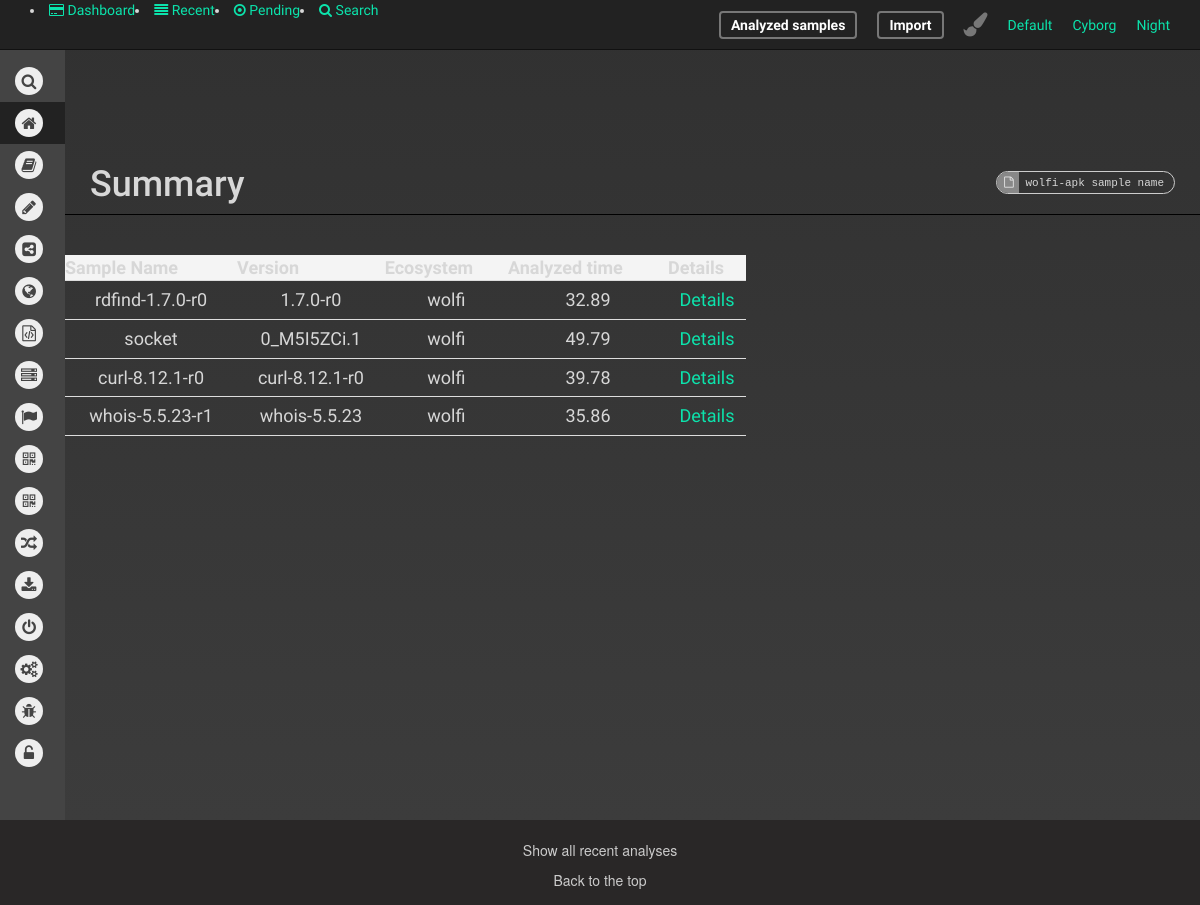
Before: /package-analysis/analyzed_samples/ with the older database file.
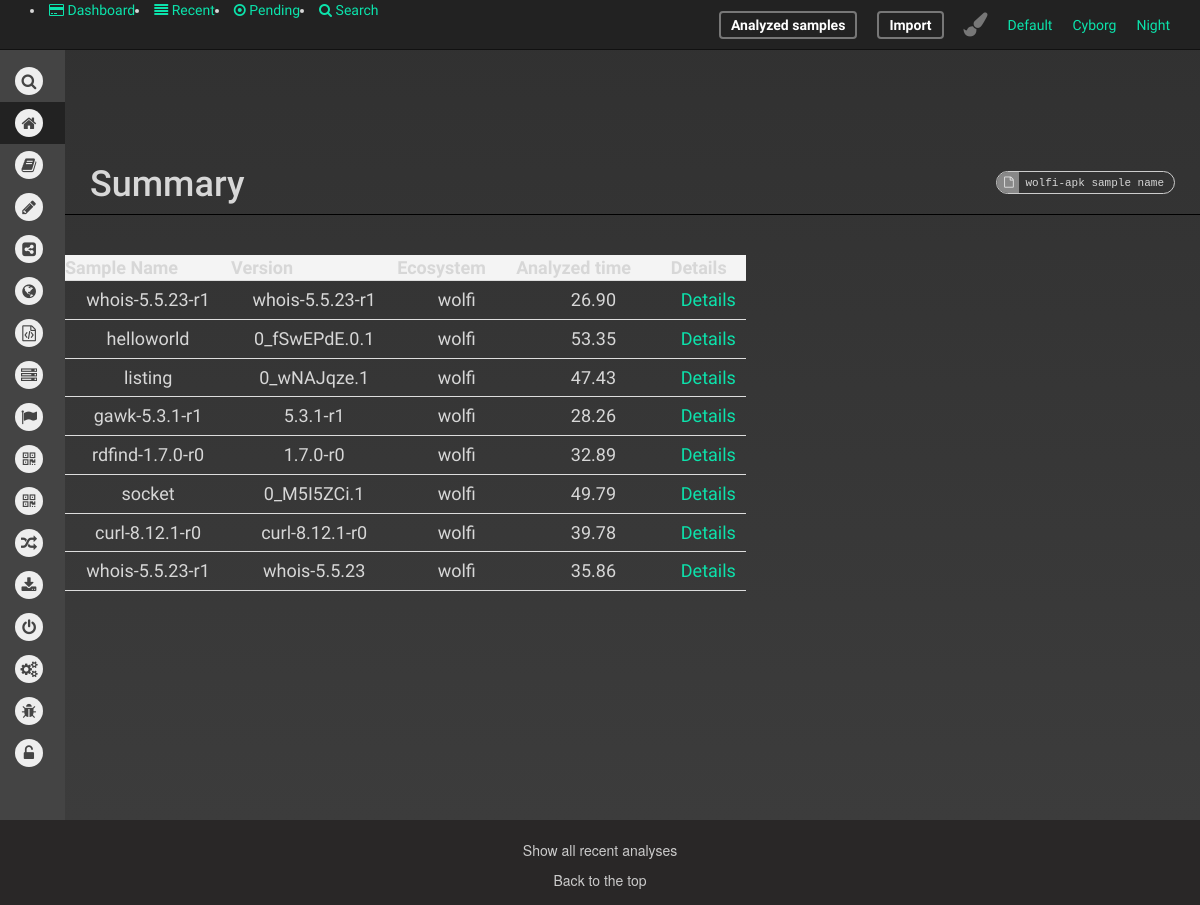
After: the same page with the newer database file.
### package_analysis/models.py (models this page shows, shortened)
class Package(models.Model):
    package_name = models.CharField(max_length=20)
    package_version = models.CharField(max_length=20)
    ecosystem = models.CharField(max_length=20)

class Report(models.Model):
    package = models.OneToOneField(Package, on_delete=models.CASCADE, related_name='report')
    time = models.FloatField()
    num_files = models.IntegerField()
    num_commands = models.IntegerField()
    num_network_connections = models.IntegerField()
    num_system_calls = models.IntegerField()
    files = models.JSONField(default=dict)  # Provide a default value
    dns = models.JSONField(default=list)  # Provide a default value
    ips = models.JSONField(default=list)  # Provide a default value
    commands = models.JSONField(default=list)  # Provide a default value
    syscalls = models.JSONField(default=list)  # Provide a default value

### package_analysis/views.py (the view)
# urls.py: path("analyzed_samples/", views.analyzed_samples, name="analyzed_samples"),
def analyzed_samples(request):
    packages = Package.objects.all().order_by('-id')
    return render(request, 'package_analysis/analyzed_samples.html', {'packages': packages})

### package_analysis/templates/package_analysis/analyzed_samples.html (shortened to what this page needs)
{% extends "package_analysis/layout.html" %}
{% block body %}
        <div class="flex-nav">
            <nav class="flex-nav__nav" id="analysis-nav">
                <ul class="cuckoo-nav">
                    <li class="cuckoo-nav__search">
                        <div>
                            <i class="fa fa-search"></i>
                        </div>
                    </li>
                    <li>
                        <a href="#" class="active">
                            <i class="fa fa-home"></i>
                        </a>
                    </li>
                    <li>
                        <a href="#static-analysis.html">
                            <i class="fa fa-book"></i>
                        </a>
                    </li>
                    <li>
                        <a href="#extracted-artifacts.html">
                            <i class="fa fa-pencil"></i>
                        </a>
                    </li>
                    <li>
                        <a href="#behavioral-analysis.html">
                            <i class="fa fa-share-alt-square"></i>
                        </a>
                    </li>
                    <li>
                        <a href="#network-analysis.html">
                            <i class="fa fa-globe"></i>
                        </a>
                    </li>
                    <li>
                        <a href="#dropped-files.html">
                            <i class="fa fa-file-code-o"></i>
                        </a>
                    </li>
                    <li>
                        <a href="#dropped-buffers.html">
                            <i class="fa fa-server"></i>
                        </a>
                    </li>
                    <li>
                        <a href="#misp.html">
                            <i class="fa fa-flag"></i>
                        </a>
                    </li>
                    <li>
                        <a href="#process-memory.html">
                            <i class="fa fa-qrcode"></i>
                        </a>
                    </li>
                    <li>
                        <a href="#vm-memory-dump.html">
                            <i class="fa fa-qrcode"></i>
                        </a>
                    </li>
                    <li>
                        <a href="#compare-analysis.html">
                            <i class="fa fa-random"></i>
                        </a>
                    </li>
                    <li>
                        <a href="#export-analysis.html">
                            <i class="fa fa-download"></i>
                        </a>
                    </li>
                    <li>
                        <a href="#reboot-analysis.html">
                            <i class="fa fa-power-off"></i>
                        </a>
                    </li>
                    <li>
                        <a href="#options.html">
                            <i class="fa fa-cogs"></i>
                        </a>
                    </li>
                    <li>
                        <a href="#" data-toggle="modal" data-target="#feedback_form">
                            <i class="fa fa-bug"></i>
                        </a>
                    </li>
                    <li class="lock-sidebar">
                        <a href="sidebar:toggle-lock" title="Click to disable collapsing">
                            <i class="fa"></i>
                        </a>
                    </li>
                </ul>
            </nav>
            <section class="flex-nav__body cuckoo-analysis" tabindex="0">
                <header class="page-header cuckoo-analysis__header">
                    <h1>Summary </h1>
                    <div class="header-right">
                        <span class="file-name"><i class="fa fa-file-o"></i>
                            wolfi-apk sample name
                        </span>
                    </div>
                </header>
                <table class="analysis-report">
                    <thead>
                        <tr>
                            <th>Sample Name</th>
                            <th>Version</th>
                            <th>Ecosystem</th>
                            <th>Analyzed time</th>
                            <th>Details</th>
                        </tr>
                    </thead>
                    <tbody>
                        {% for package in packages %}
                        <tr>
                            <td>{{ package.package_name }}</td>
                            <td>{{ package.package_version }}</td>
                            <td>{{ package.ecosystem }}</td>
                            <td>{{ package.report.time|floatformat:2 }}</td>
                            <td><a href="{% url 'report' package.report.id %}">Details</a></td>
                        </tr>
                        {% endfor %}
                </table>
            </section>
        </div>
{% endblock %}

### package_analysis/templates/package_analysis/layout.html (shortened to what this page needs)
{% load static %}
<!DOCTYPE html>
<html lang="en">
    <head>
        <link href="{% static 'styles_package_analysis.css' %}" rel="stylesheet" type="text/css" />
        <link href="{% static 'vendor.css' %}" rel="stylesheet" type="text/css" />
        <link href="{% static 'main.css' %}" rel="stylesheet" type="text/css" />
        <link rel="stylesheet" href="https://cdnjs.cloudflare.com/ajax/libs/font-awesome/4.7.0/css/font-awesome.min.css">
    </head>
    <body class="night">
        <nav class="app-nav" id="primary-nav">
            <li class="active"><a title="Dashboard" href="{% url 'dashboard' %}"><i class="	fa fa-credit-card"></i> Dashboard</a></li>
            <li><a href="#" title="Recent"><i class="fa fa-align-justify"></i> Recent</a></li>
            <li><a href="#" title="Pending"><i class="fa fa-dot-circle-o"></i> Pending</a></li>
            <li><a href="#" title="Search"><i class="fa fa-search"></i> Search</a></li>
            <ul class="app-nav__nav--right">
                <li>
                    <a href="{% url 'analyzed_samples' %}" class="button outline">
                        <span data-responsive="nav-expanded">Analyzed samples</span>
                    </a>
                </li>
                <li>
                    <a href="#" class="button outline">
                        <span data-responsive="nav-expanded">Import</span>
                    </a>
                </li>
                <li class="app-nav__dropdown--parent">
                    <a href="#" id="select-theme">
                        <i class="fa fa-paint-brush"></i>
                    </a>
                    <div class="app-nav__dropdown">
                        <li><a id="theme-default" class="active" href="theme:default">Default</a></li>
                        <li><a id="theme-cyborg" href="theme:cyborg">Cyborg</a></li>
                        <li><a id="theme-night" href="theme:night">Night</a></li>
                        </ul>
        </nav>
    <div class="app">
        {% block body %}
        {% endblock %}
    </div>
    <footer>
        <p class="text-center"><a href="/analysis/">Show all recent analyses</a></p>
        <div class="container-fluid center">
            <a href="#">Back to the top</a>
        </div>
    </footer>
</body>
<html>

Changed rows visible on the page:
added Package: package_name "whois-5.5.23-r1", package_version "whois-5.5.23-r1", ecosystem "wolfi", report.time "26.90"
added Package: package_name "helloworld", package_version "0_fSwEPdE.0.1", ecosystem "wolfi", report.time "53.35"
added Package: package_name "listing", package_version "0_wNAJqze.1", ecosystem "wolfi", report.time "47.43"
added Package: package_name "gawk-5.3.1-r1", package_version "5.3.1-r1", ecosystem "wolfi", report.time "28.26"
